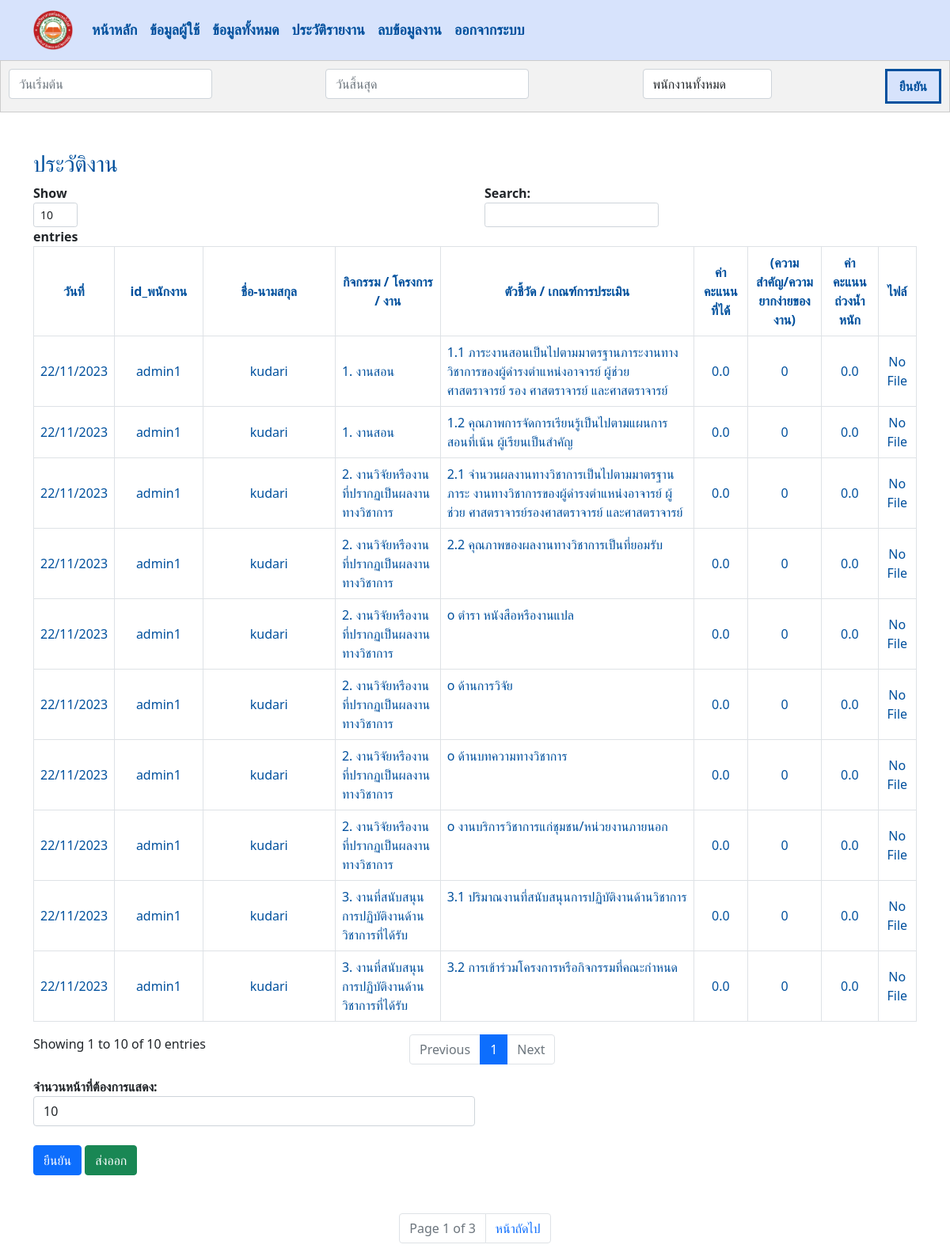
The page /work_history/ (signed in) on the database its author committed.
### managesystem/models.py (models this page shows, shortened)
class Save(models.Model):
    employee_id = models.CharField(max_length=30)
    employee_firstname = models.CharField(max_length=30)
    employee_lastname = models.CharField(max_length=30)
    work = models.CharField(max_length=255)
    description = models.CharField(max_length=255)
    total = models.PositiveIntegerField(default=0)
    employee_score = models.FloatField(default=0.0)
    dean_score = models.FloatField(default=0.0)
    result_score = models.FloatField(default=0.0)
    file = models.FileField(upload_to=user_directory_path, blank=True, null=True)
    date = models.DateTimeField(auto_now_add=True)

### managesystem/views.py (the view)
# urls.py: path('work_history/', views.work_history_view, name='work_history'),
def work_history_view(request):
    workdata_history = Save.objects.all()
    start_date = request.GET.get('start_date')
    end_date = request.GET.get('end_date')
    employee_query = request.GET.get('employee')
    work_history_employee = Save.objects.filter(employee_id = request.user)
    employee_choices = Employee.objects.values_list('username__first_name', 'username__last_name').distinct().order_by('username__first_name')
    start_date = datetime.strptime(start_date, '%d/%m/%Y') if start_date else None
    end_date = datetime.strptime(end_date, '%d/%m/%Y') if end_date else None
    if start_date:
        workdata_history = workdata_history.filter(date__gte=start_date)
        work_history_employee =  work_history_employee.filter(date__gte=start_date)
    if end_date:
        workdata_history = workdata_history.filter(date__lte=end_date)
        work_history_employee =  work_history_employee.filter(date__lte=end_date)
    if employee_query:
        workdata_history = workdata_history.filter(employee_firstname=employee_query)
    page_number = request.GET.get('page')
    items_per_page = request.GET.get('items_per_page', 10)  # Default to 10 items per page
    paginator = Paginator(workdata_history, items_per_page)
    page_data = paginator.get_page(page_number)
    context = {
        'workdata_history': page_data,
        'work_history_employee':work_history_employee,
        'employee_choices' : employee_choices,
        'start_date' : start_date,
        'end_date' : end_date,
        'items_per_page': items_per_page,
    }
    return render(request,"work_history.html", context)

### templates/work_history.html (shortened to what this page needs)
{% include 'navbar.html' %}
<!DOCTYPE html>
<html lang="en">
<head>
    {% load static %}
    <link rel="stylesheet" href="{% static 'css/work_history.css' %}">
    <link href="https://cdn.jsdelivr.net/npm/bootstrap@5.0.0-alpha2/dist/css/bootstrap.min.css" rel="stylesheet">
    <link rel="stylesheet" href="https://cdnjs.cloudflare.com/ajax/libs/bootstrap-datepicker/1.9.0/css/bootstrap-datepicker.min.css">
</head>
<body>
    {% if user.employee.position == 'Dean' %}
    <div class="filter-bar">
        <div class="filter-dropdown">
            <input type="text" class="form-control datepicker" id="start_date" placeholder="วันเริ่มต้น" name="start_date" value="{{ start_date|date:'%d/%m/%Y' }}">
        </div>
        <div class="filter-dropdown">
            <input type="text" class="form-control datepicker" id="end_date" placeholder="วันสิ้นสุด" name="end_date" value="{{ end_date|date:'%d/%m/%Y' }}">
        </div>
        <div class="filter-dropdown">
            <select class="form-control" id="employeeFilter"placeholder="เจ้าหน้าที่ทำความสะอาดทั้งหมด" name="employee">
                <option value="">พนักงานทั้งหมด</option>
            </select>
        </div>
        <button type="button" onclick="applyFilters()">ยืนยัน</button>
    </div>
    <div class="container mt-5">
        <h3>ประวัติงาน</h3>
        <div class="table-responsive">
        <table id="workdata-table" class="table table-bordered">
            <thead class="thead-dark">
                <tr class="align-middle text-center">
                    <th data-filter="true" data-filter-type="select">วันที่</th>
                    <th data-filter="true" data-filter-type="select">id_พนักงาน</th>
                    <th data-filter="true" data-filter-type="select">ชื่อ-นามสกุล</th>
                    <th data-filter="true" data-filter-type="select">กิจกรรม / โครงการ / งาน</th>
                    <th data-filter="true" data-filter-type="select">ตัวชี้วัด / เกณฑ์การประเมิน</th>
                    <th data-filter="true" data-filter-type="select">ค่าคะแนนที่ได้</th>
                    <th data-filter="true" data-filter-type="select">(ความสำคัญ/ความยากง่ายของงาน)</th>
                    <th data-filter="true" data-filter-type="select">ค่าคะแนนถ่วงน้ำหนัก</th>
                    <th data-filter="true" data-filter-type="select">ไฟล์</th>
                </tr>
            </thead>
            <tbody>
                {% for workdata in workdata_history %}
                <tr>
                    <td class="text-center align-middle" style="width: 8%;">{{ workdata.date|date:'d/m/Y' }}</td>
                    <td class="text-center align-middle" style="width: 10%;">{{ workdata.employee_id}}</td>
                    <td class="text-center align-middle" style="width: 15%;">{{ workdata.employee_firstname }} {{ workdata.employee_lastname }}</td>
                    <td class="align-middle"> {{ workdata.work }} </td>
                    <td >{{ workdata.description }}</td>
                    <td class="align-middle text-center">{{ workdata.dean_score }}</td>
                    <td class="align-middle text-center">{{ workdata.total }}</td>
                    <td class="align-middle text-center">{{ workdata.result_score }}</td>
                    <td class="text-center align-middle">
                        {% if workdata.file %}
                            <a href="{% url 'download_file' workdata.id %}">ดาวน์โหลด</a>
                        {% else %}
                            No File
                        {% endif %}</td>
                </tr>
                {% endfor %}
            </tbody>
        </table>
        </div>
                {% endif %}
                    <div class="col-md-6">
                        <form method="get">
                            <div class="form-group">
                                <label for="items_per_page">จำนวนหน้าที่ต้องการแสดง:</label>
                                <select class="form-control" name="items_per_page" id="items_per_page">
                                    <option value="10" {% if items_per_page == 10 %}selected{% endif %}>10</option>
                                </select>
                            </div>
                        </div>
                            <div class="row">
                            <div class="col-md-12">
                                <button type="submit" onclick="applyFilters()" class="btn btn-primary mt-4 mb-5">ยืนยัน</button>
                                <button type="button" class="btn btn-success float-right mt-4 mb-5" id="exportBtn">ส่งออก</button>
                            </div>
                        </div>
        <div class="pagination justify-content-center">
            <ul class="pagination">
                <li class="page-item disabled">
                    <span class="page-link">Page {{ workdata_history.number }} of {{ workdata_history.paginator.num_pages }}</span>
                </li>
                {% if workdata_history.has_next %}
                    <li class="page-item">
                        <a class="page-link" href="?page={{ workdata_history.next_page_number }}&items_per_page={{ items_per_page }}">หน้าถัดไป</a>
                    </li>
                {% endif %}
            </ul>
        </div>
    </div>
</body>
</html>

### static/css/work_history.css (style rules this page uses)
h1,h2,h3,h4,h5,h6,p,td,th { color: #00509D; }
.filter-bar { display: flex; justify-content: space-between; background-color: #f2f2f2; padding: 10px; border: 1px solid #ccc; overflow-x: auto; }
.filter-dropdown { margin-right: 10px; }
label { font-weight: bold; }
select { padding: 5px; border: 1px solid #ccc; border-radius: 5px; }
button { font-size: 20px; background-color: #D7E3FC; border: 3px solid #00509D; padding: 7px 15px; color: #00509D; font-weight: bold; }

### rows shown on the page
Save: date "22/11/2023", employee_id "admin1", employee_firstname "kudari", work "1. งานสอน", description "1.1 ภาระงานสอนเป็นไปตามมาตรฐานภาระงานทาง วิชาการของผู้ดำรงตำแหน่งอาจารย์ ผู้ช่วยศาสตราจารย์ รอง ศาสตราจารย์ และศาสตราจารย์", dean_score "0.0", total "0", result_score "0.0", file "No File"
Save: date "22/11/2023", employee_id "admin1", employee_firstname "kudari", work "1. งานสอน", description "1.2 คุณภาพการจัดการเรียนรู้เป็นไปตามแผนการสอนที่เน้น ผู้เรียนเป็นสำคัญ", dean_score "0.0", total "0", result_score "0.0", file "No File"
Save: date "22/11/2023", employee_id "admin1", employee_firstname "kudari", work "2. งานวิจัยหรืองานที่ปรากฏเป็นผลงาน ทางวิชาการ", description "2.1 จำนวนผลงานทางวิชาการเป็นไปตามมาตรฐานภาระ งานทางวิชาการของผู้ดำรงตำแหน่งอาจารย์ ผู้ช่วย ศาสตราจารย์รองศาสตราจารย์ และศาสตราจารย์", dean_score "0.0", total "0", result_score "0.0", file "No File"
Save: date "22/11/2023", employee_id "admin1", employee_firstname "kudari", work "2. งานวิจัยหรืองานที่ปรากฏเป็นผลงาน ทางวิชาการ", description "2.2 คุณภาพของผลงานทางวิชาการเป็นที่ยอมรับ", dean_score "0.0", total "0", result_score "0.0", file "No File"
Save: date "22/11/2023", employee_id "admin1", employee_firstname "kudari", work "2. งานวิจัยหรืองานที่ปรากฏเป็นผลงาน ทางวิชาการ", description "o ตำรา หนังสือหรืองานแปล", dean_score "0.0", total "0", result_score "0.0", file "No File"
Save: date "22/11/2023", employee_id "admin1", employee_firstname "kudari", work "2. งานวิจัยหรืองานที่ปรากฏเป็นผลงาน ทางวิชาการ", description "o ด้านการวิจัย", dean_score "0.0", total "0", result_score "0.0", file "No File"
Save: date "22/11/2023", employee_id "admin1", employee_firstname "kudari", work "2. งานวิจัยหรืองานที่ปรากฏเป็นผลงาน ทางวิชาการ", description "o ด้านบทความทางวิชาการ", dean_score "0.0", total "0", result_score "0.0", file "No File"
Save: date "22/11/2023", employee_id "admin1", employee_firstname "kudari", work "2. งานวิจัยหรืองานที่ปรากฏเป็นผลงาน ทางวิชาการ", description "o งานบริการวิชาการแก่ชุมชน/หน่วยงานภายนอก", dean_score "0.0", total "0", result_score "0.0", file "No File"
Save: date "22/11/2023", employee_id "admin1", employee_firstname "kudari", work "3. งานที่สนับสนุนการปฏิบัติงานด้าน วิชาการที่ได้รับ", description "3.1 ปริมาณงานที่สนับสนุนการปฏิบัติงานด้านวิชาการ", dean_score "0.0", total "0", result_score "0.0", file "No File"
Save: date "22/11/2023", employee_id "admin1", employee_firstname "kudari", work "3. งานที่สนับสนุนการปฏิบัติงานด้าน วิชาการที่ได้รับ", description "3.2 การเข้าร่วมโครงการหรือกิจกรรมที่คณะกำหนด", dean_score "0.0", total "0", result_score "0.0", file "No File"

### other values the page prints
{{ workdata_history.number }} "1"
{{ workdata_history.paginator.num_pages }} "3"
